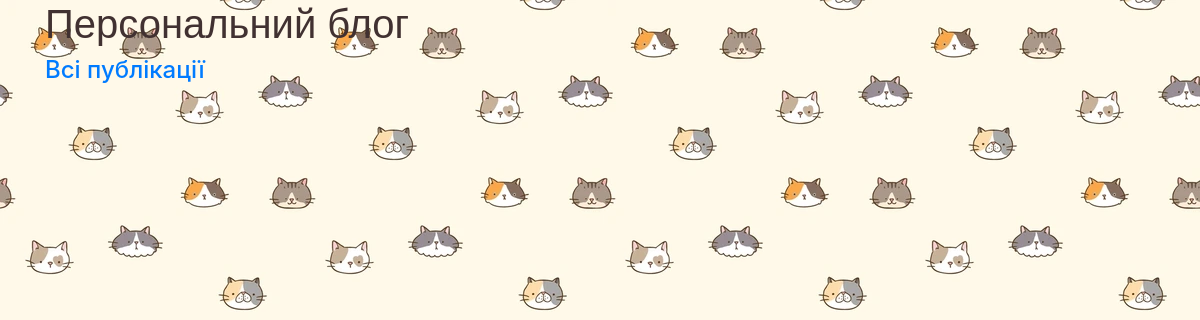
The app's page /, older data.
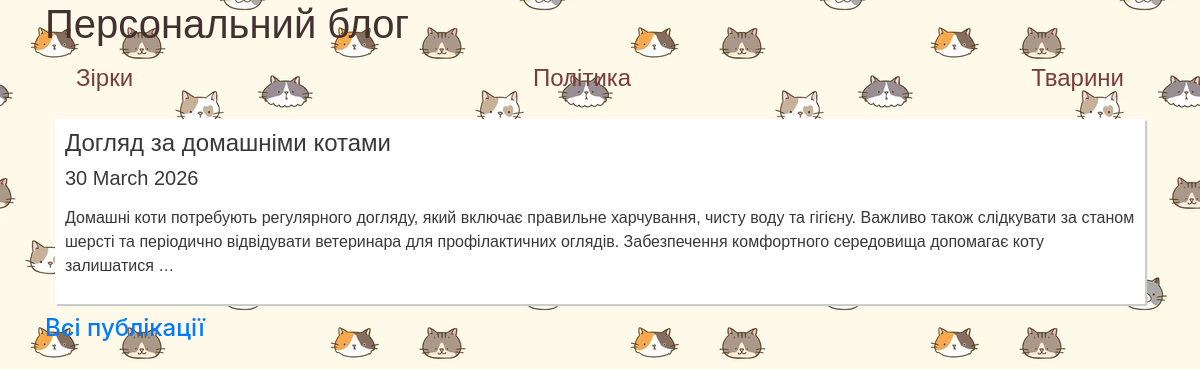
The same page, newer data.
### app_blog/models.py (models this page shows, shortened)
class Category(models.Model):
    category = models.CharField(
        'Категорія',
        max_length=250,
        help_text='Максимум 250 символів'
    )
    slug = models.SlugField('Слаг')
    objects = models.Manager()
    class Meta:
        verbose_name = 'Категорія для публікації'
        verbose_name_plural = 'Категорії для публікацій'
    def get_absolute_url(self):
        try:
            return reverse(
                'articles-category-list',
                kwargs={'slug': self.slug}
            )
        except:
            return "/"

class Article(models.Model):
    title = models.CharField('Заголовок', max_length=250)
    description = models.TextField('Опис', blank=True)
    pub_date = models.DateTimeField('Дата публікації', default=timezone.now)
    slug = models.SlugField('Слаг')
    main_page = models.BooleanField('Головна', default=False)
    category = models.ForeignKey(
        Category,
        on_delete=models.CASCADE,
        null=True,
        blank=True,
        related_name='articles'
    )
    class Meta:
        ordering = ['-pub_date']
        verbose_name = 'Стаття'
        verbose_name_plural = 'Статті'
    def get_absolute_url(self):
      return reverse(
        'news-detail',
        kwargs={
            'year': self.pub_date.year,
            'month': self.pub_date.month,
            'day': self.pub_date.day,
            'slug': self.slug
        }
    )

### app_blog/views.py (the view)
# urls.py: path('', HomePageView.as_view(), name='home'),
class HomePageView(ListView):
    model = Category
    template_name = 'index.html'
    context_object_name = 'categories'
    def get_context_data(self, **kwargs):
        context = super().get_context_data(**kwargs)
        context['articles'] = Article.objects.filter(main_page=True)[:5]
        return context

### app_blog/templates/index.html (shortened to what this page needs)
<!DOCTYPE html>
<html lang="uk">
<head>
</head>
<body>
    {% extends "base.html" %}
    {% load static %}
    {% block content %}{% endblock %}

Row changes from the older to the newer data that the page shows:
added Category: slug+category "Зірки Політика Тварини Догляд за домашніми котами 30 March 2026 Домашні коти потребують регулярного догляду, який включає правильне харчування, чисту воду та гігієну. Важливо також слідкувати за станом шерсті та періодично відвідувати ветеринара для профілактичних оглядів. Забезпечення комфортного середовища допомагає коту залишатися … Всі публікації"
Text that changed along with them:
text no longer shown: "Всі публікації"
